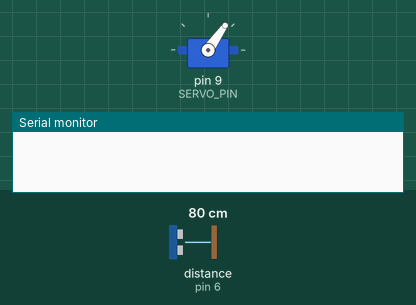
This sketch was run on a simulated Arduino Uno, built with avr-gcc and run on an emulated ATmega328P. Shown: servo, the last lines printed to the serial monitor. Inputs (shaded band) come from the test bench; at power-on: distance to the obstacle (sensor on pin 6) 80 cm. The echo pulse lasts 58.3 µs per cm.

Above: at 1.2 s.
1.3 s: distance to the obstacle (sensor on pin 6) set to 2 cm
At 4.0 s:
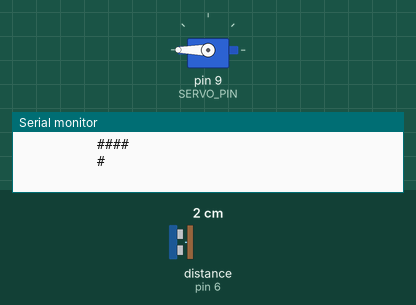
4.3 s: distance to the obstacle (sensor on pin 6) set to 120 cm
At 8.93 s:
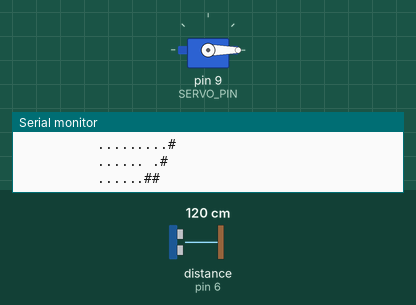
Timing chart, 0 to 13.3 s (numbered marks = the images above; inputs shaded):
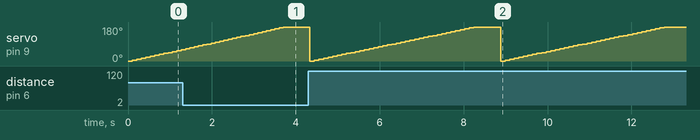

Measured:
- by itself, servo on pin 9 (SERVO_PIN): ramps from 0° to 180° and jumps back, once every 4.5 s

The sketch:

slam_hcsr04_grid.ino
```cpp
// snippet: slam_hcsr04_grid
// tags: slam, mapping, occupancy-grid, hcsr04, ultrasonic, servo, robot, navigation
// boards: avr, megaavr, nano33iot, rp2040
// not-tags: romi32u4
// library: NewPing, Servo
// description: Occupancy grid SLAM with rotating HC-SR04 — scan, mark cells, print ASCII map
// prompts: SLAM ultrasonic mapping, occupancy grid HC-SR04, rotating ultrasonic scan, ASCII occupancy map, HC-SR04 SLAM
// exact-include: NewPing.h, Servo.h

#include <NewPing.h>
#include <Servo.h>

// ---- CONFIGURE ----
const int TRIG      = 7, ECHO = 6;
const int SERVO_PIN = 9;
const int MAX_CM    = 200;
const float CELL_CM = 10.0f;  // grid cell size
const int  GRID_W   = 20, GRID_H = 20;
// -------------------

NewPing sonar(TRIG, ECHO, MAX_CM);
Servo   scanServo;

// 0=unknown, 1=free, 2=occupied
uint8_t grid[GRID_H][GRID_W];
const int ORIGIN_X = GRID_W / 2, ORIGIN_Y = GRID_H / 2;

void markRay(int angleDeg, float distCm) {
  float rad = (angleDeg - 90) * PI / 180.0f;  // 0°=right, 90°=forward
  int steps = (int)(distCm / CELL_CM);

  for (int s = 0; s < steps && s < 15; s++) {
    int gx = ORIGIN_X + (int)(s * cos(rad));
    int gy = ORIGIN_Y - (int)(s * sin(rad));  // y-axis flip for display
    if (gx >= 0 && gx < GRID_W && gy >= 0 && gy < GRID_H) grid[gy][gx] = 1;
  }
  // mark obstacle
  int ox = ORIGIN_X + (int)(steps * cos(rad));
  int oy = ORIGIN_Y - (int)(steps * sin(rad));
  if (ox >= 0 && ox < GRID_W && oy >= 0 && oy < GRID_H) grid[oy][ox] = 2;
}

void printMap() {
  Serial.println("--- MAP ---");
  for (int y = 0; y < GRID_H; y++) {
    for (int x = 0; x < GRID_W; x++) {
      char c = (x == ORIGIN_X && y == ORIGIN_Y) ? 'R' :
               (grid[y][x] == 2) ? '#' :
               (grid[y][x] == 1) ? '.' : ' ';
      Serial.print(c);
    }
    Serial.println();
  }
}

void setup() {
  Serial.begin(115200);
  scanServo.attach(SERVO_PIN);
  memset(grid, 0, sizeof(grid));
}

void loop() {
  // full 180° sweep
  for (int ang = 0; ang <= 180; ang += 5) {
    scanServo.write(ang);
    delay(100);
    int dist = sonar.ping_cm();  // NewPing: distance in cm (blocking ~10us-4ms)
    if (dist > 0) markRay(ang, dist);
  }
  printMap();
  delay(500);
}
```
